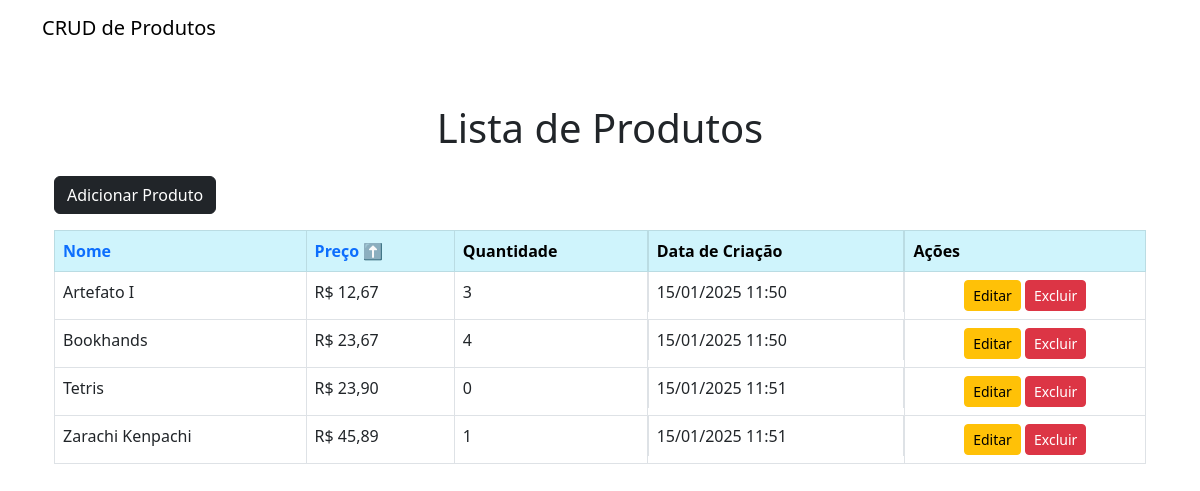
/produto/?ordenacao=preco, run on the app's committed database.
### produto/models.py (models this page shows, shortened)
class Produto(models.Model):
    nome = models.CharField(max_length=100)
    preco = models.DecimalField(max_digits=10, decimal_places=2)
    quantidade_estoque = models.PositiveIntegerField()
    data_criacao = models.DateTimeField(auto_now_add=True)

### produto/views.py (the view)
# urls.py: path('', views.lista_produtos, name='lista_produtos'),   # Exibe a lista de produtos.
def lista_produtos(request):
    ordenacao = request.GET.get('ordenacao', 'nome')  # Ordenar por 'nome' por padrão
    if ordenacao not in ['nome', '-nome', 'preco', '-preco']:
        ordenacao = 'nome'
    produtos = Produto.objects.all().order_by(ordenacao)
    ordenacao_nome = 'nome' if ordenacao != 'nome' else '-nome'
    ordenacao_preco = 'preco' if ordenacao != 'preco' else '-preco'
    return render(
        request,
        'produtos/lista_produtos.html',
        {
            'produtos': produtos,
            'ordenacao_nome': ordenacao_nome,
            'ordenacao_preco': ordenacao_preco,
            'ordenacao': ordenacao,
        },
    )

### produto/templates/produtos/lista_produtos.html (shortened to what this page needs)
{% extends 'produtos/base.html' %}
{% block content %}
<div class="container mt-5">
    <h1 class="mb-4 text-center">Lista de Produtos</h1>
    <div class="d-flex justify-content-between align-items-center mb-3">
        <a href="{% url 'produto_criar' %}" class="btn btn-dark">
             Adicionar Produto
        </a>
    </div>
    <div class="table-responsive">
        <table class="table table-hover table-bordered">
            <thead class="table-info">
                <tr>
                    <th>
                        <a href="?ordenacao={{ ordenacao_nome }}" class="text-cyan text-decoration-none">
                            Nome {% if ordenacao == 'nome' %}<i class="fas fa-arrow-up"></i>⬆️{% elif ordenacao == '-nome' %}<i class="fas fa-arrow-down"></i>⬇️{% endif %}
                        </a>
                    </th>
                    <th>
                        <a href="?ordenacao={{ ordenacao_preco }}" class="text-blue text-decoration-none">
                            Preço {% if ordenacao == 'preco' %}⬆️{% elif ordenacao == '-preco' %}<i class="fas fa-arrow-down"></i>⬇️{% endif %}
                        </a>
                    </th>
                    <th>Quantidade</th>
                    <th class="d-none d-sm-block">Data de Criação</th>
                    <th>Ações</th>
                </tr>
            </thead>
            <tbody>
                {% for produto in produtos %}
                <tr>
                    <td>{{ produto.nome }}</td>
                    <td>R$ {{ produto.preco }}</td>
                    <td>{{ produto.quantidade_estoque }}</td>
                    <td class="d-none d-sm-block">{{ produto.data_criacao|date:"d/m/Y H:i" }}</td>
                    <td class="text-center">
                        <a href="{% url 'produto_editar' produto.id %}" class="btn btn-warning btn-sm">
                             Editar
                        </a>
                        <a href="{% url 'produto_deletar' produto.id %}" class="btn btn-danger btn-sm">
                             Excluir
                        </a>
                    </td>
                </tr>
                {% empty %}
                <tr>
                    <td colspan="5" class="text-center">Nenhum produto cadastrado.</td>
                </tr>
                {% endfor %}
            </tbody>
        </table>
    </div>
</div>
{% endblock %}

### data on the page
Produto: nome "Artefato I", preco "12,67", quantidade_estoque "3", data_criacao "15/01/2025 11:50"
Produto: nome "Bookhands", preco "23,67", quantidade_estoque "4", data_criacao "15/01/2025 11:50"
Produto: nome "Tetris", preco "23,90", quantidade_estoque "0", data_criacao "15/01/2025 11:51"
Produto: nome "Zarachi Kenpachi", preco "45,89", quantidade_estoque "1", data_criacao "15/01/2025 11:51"
